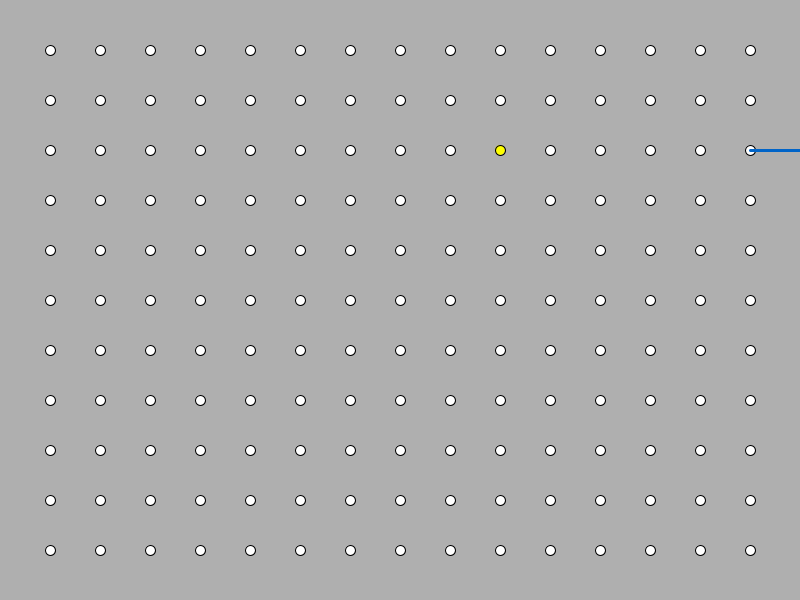
Frame 1 (no input)
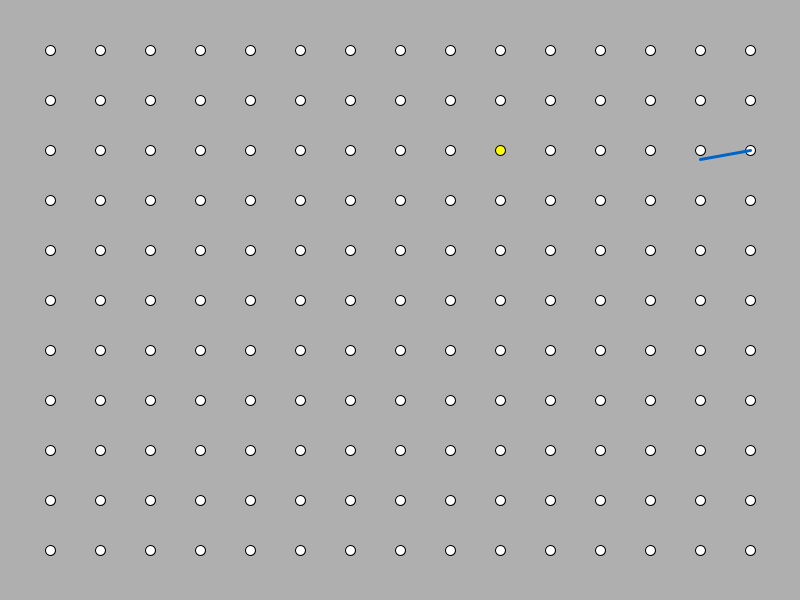
Frame 60 (the mouse pressed at the canvas centre just before this capture)
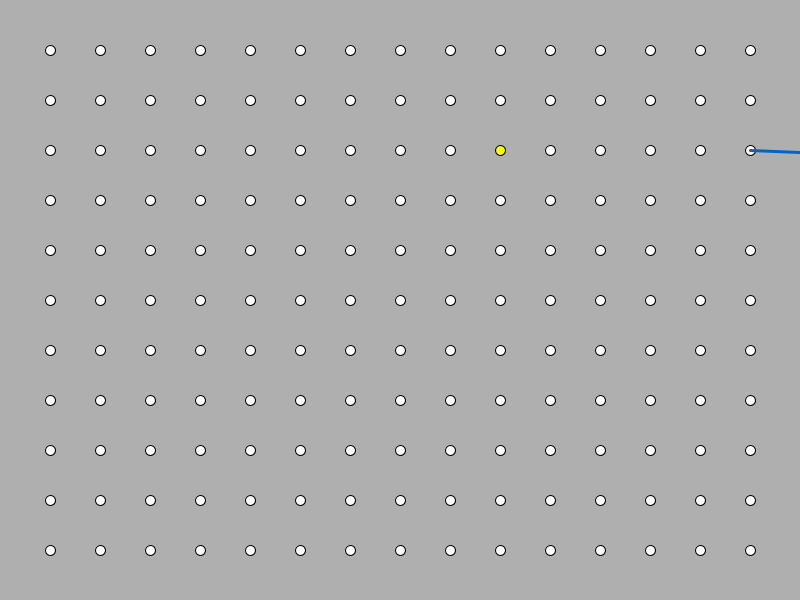
Frame 120 (the mouse held since frame 60 and released just before this capture)

The Processing sketch that drew these frames (run headless with seeded random() and noise(); from frame 60 on, the mouse is pressed at the canvas centre):

// Processing sketch: processing_122905
// ── processing_122905.pde

// Interactive_Toy 
// by Austin Drexler
// We are going to make a program that lets users
// goof around... hahaha no literally go around and around
// to your heart's content.



// OUR STATIC VARIABLES //
int mScore;
int pScore;
// OUR CLASS INSTANCES  // 
Player p;
Vec[][] Grid;

// OUR BOOLEANS         //
Boolean goal;
// OTHER NECESSITIES
int curX = 0;
int curY = 0;

int A = 0;
int B = 0;
void setup() {
  // size of our canvas
  size(800, 600);

  // Constructing the board
  int gridPointsX = width/50;
  int gridPointsY = height/50;
  mScore = gridPointsX*gridPointsY;
  pScore = 0;
  Grid = new Vec[gridPointsX][gridPointsY];
  makeGrid(gridPointsX, gridPointsY);

  // MAKE THE PLAYER
  Vec p1 = Grid[int(random(1, gridPointsX))][int(random(1, gridPointsY))];
  Vec p2 = new Vec(p1.x + 50, p1.y);
  p = new Player(p1, p2);
}

void draw() {
  background(175);
  displayGrid();
//  if(checkGoal(p.start)){
//   makeNewLucky(pScore);
//  }
  p.update();
  
}
//GET INPUTS
void mousePressed() {
  p.cc = !p.cc;
}
void keyPressed() {
  if (key == ' ') {

    p.pivot(p.end, checkGrid(p.start, p.end));
  }
}
Boolean checkGoal(Vec pos){
  if (pScore >= mScore) return false;
  for (int i = 1; i < Grid.length; i++) {
    for (int k = 1; k < Grid[i].length; k++) {
      if (pos.x == Grid[i][k].x && pos.y == Grid[i][k].y) {
        curX = i;
        curY = k;
      }
    }
  }
  if(Grid[curX][curY].type == "yellow") return true;
  else return false;
}
void makeNewLucky(int s){
  A = int(random(1, Grid.length));
  B = int(random(1, Grid[1].length));
  Vec luc = Grid[A][B];
  if(pScore > s)return;
  else if(luc.type != "yellow"){
    luc.setType("yellow");
    pScore +=1;
  }else{
    makeNewLucky(s);
  }
  
}
Vec[] checkGrid(Vec a, Vec b) {
  //We need to Get nearby points
  int xCord = 0;
  int yCord = 0;
  Vec[] Near = new Vec[0];
  Vec next = new Vec(50, 50);

  //To do this we first need to find out which dot the player is on
  for (int i = 1; i < Grid.length; i++) {
    for (int k = 1; k < Grid[i].length; k++) {
      if (a.x == Grid[i][k].x && a.y == Grid[i][k].y) {
        xCord = i;
        yCord = k;
      }
    }
  }
  // now we can run a check to make which spaces he can snap to
  if (xCord >= 1 && xCord <= Grid.length - 2) {
    Near = (Vec[]) append(Near, new Vec(Grid[xCord+1][yCord].x, Grid[xCord+1][yCord].y));
    Near[Near.length-1].setDir("right");
    //    if(b.x >= a.x && b.y <= a.y && p.cc) next = Grid[xCord +1][yCord];
    //    else if(b.x >= a.x && b.y >= a.y && !p.cc) next = Grid[xCord +1][yCord];
  }
  if (xCord <= Grid.length && xCord >= 2) {
    Near = (Vec[]) append(Near, new Vec(Grid[xCord-1][yCord].x,Grid[xCord-1][yCord].y));
    Near[Near.length-1].setDir("left");
    //    if(b.x <= a.x && b.y <= a.y && !p.cc) next = Grid[xCord - 1][yCord];
    //    else if(b.x <= a.x && b.y >= a.y && p.cc) next = Grid[xCord - 1][yCord];
  }
  if (yCord >= 1 && yCord <= Grid[xCord].length -2) {
    Near = (Vec[]) append(Near, new Vec(Grid[xCord][yCord + 1].x, Grid[xCord][yCord + 1].y));
    Near[Near.length-1].setDir("down");
    //    if(b.x <= a.x && b.y >= a.y && !p.cc) next = Grid[xCord][yCord + 1];
    //    else if(b.x >= a.x && b.y >= a.y && p.cc) next = Grid[xCord][yCord + 1];
  }
  if (yCord <= Grid[xCord].length && yCord >=  2) {
    Near = (Vec[]) append(Near, new Vec(Grid[xCord][yCord - 1].x,Grid[xCord][yCord - 1].y));
    Near[Near.length-1].setDir("up");
    //    if(b.x <= a.x && b.y >= a.y && !p.cc) next = Grid[xCord][yCord + 1];
    //    else if(b.x >= a.x && b.y >= a.y && p.cc) next = Grid[xCord][yCord + 1];
  }
  println(" We had " + Near.length + " spaces to choose from");
  // Now we must find the next likely space!

  //  if(b.x >= a.x && b.y <= a.y && p.cc) next = Grid[xCord +1][yCord];
  //  else if(b.x >= a.x && b.y >= a.y && !p.cc) next = Grid[xCord +1][yCord];
  //  
  //  else if(b.x >= a.x && b.y <= a.y && !p.cc) next = Grid[xCord][yCord - 1];
  //  else if(b.x <= a.x && b.y <= a.y && p.cc) next = Grid[xCord][yCord - 1];
  //  
  //  else if(b.x <= a.x && b.y <= a.y && !p.cc) next = Grid[xCord - 1][yCord];
  //  else if(b.x <= a.x && b.y >= a.y && p.cc) next = Grid[xCord - 1][yCord];
  //  
  //  else if(b.x <= a.x && b.y >= a.y && !p.cc) next = Grid[xCord][yCord + 1];
  //  else if(b.x >= a.x && b.y >= a.y && p.cc) next = Grid[xCord][yCord + 1];

  if (Near == null) {
//    for (int j = 0; j < Near.length; j++) {
//      if (Near[j].x == next.x && Near[j].y == next.y) return next;
//    }
    Vec[] blank = new Vec[1];
    blank[0] = new Vec(a.x, a.y);
    return blank;
  }
  
  return Near;
}
void makeGrid(int w, int h) {
  int uni = 50;
  Vec lucky = new Vec( int(int(random(Grid.length)) * uni), int(int(random(Grid[0].length)) * 50));
  print(lucky.x + " " + lucky.y);
  for (int i = 0; i < Grid.length; i++) {
    for (int k = 0; k < Grid[i].length; k++) {
      Grid[i][k] = new Vec(i* uni, k * uni);
      if (Grid[i][k].x == lucky.x && Grid[i][k].y == lucky.y) {
        Grid[i][k].setType("yellow");
        print(Grid[i][k].type + " " + lucky.x + " " + lucky.y);
      }
    }
  }
}
void displayGrid() {
  fill(255);
  strokeWeight(1);
  for (int i = 1; i < Grid.length; i++) {
    for (int k = 1; k < Grid[i].length; k++) {
      if (Grid[i][k].type == "yellow")fill(Grid[i][k].c);
      else fill(255);
      ellipse(Grid[i][k].x, Grid[i][k].y, 10, 10);
    }
  }
}

// This is our avatar :D
// it's a line

class Player{
  // PLAYER'S MANY ATTRIBUTES BROKEN UP
  // POSITION VARIABLES
  Vec start;
  Vec end;
  
  // TIME
  float theta;
  // SPEED
  float speed;
  // RADIUS
  float radius;
  // COLOR
  color hue;
  // BOOLEAN for Clockwise and Counter-Clockwise
  boolean cc;
  float grace;
  // SURROUNDINGS
  
  Player(Vec s, Vec e){
    start = s;
    end = e;
    
    theta = radians(0);
    radius = 50;
    speed = .05;
    grace = 30;
    hue = color(0,100,200);
    cc = true;
    
  }
  // NORMAL BEHAVIOR
  // Calculate the position of the end point of a line segment 
  // by using trigonometric functions
  void orbit(){
    end.x = start.x + radius * cos(theta);
    end.y = start.y + radius * sin(theta); 
  }
  //CHECK 
  void pivot(Vec pos, Vec []node){
    for(int j = 0; j < node.length; j++){
      if(dist(node[j].x,node[j].y,pos.x,pos.y) <= grace){
        start = new Vec(node[j].x, node[j].y);
        theta += PI;
        cc = !cc;
      }
    }
  }
  
  //GET INPUTS
//  void mousePressed(){
//    cc = !cc;
//  }
//  void keyPressed(){
//    if(key == ' '){
//      pivot(end, new Vec(100, 50));
//    }
//  }
  
  // DRAW
  void update(){
     orbit();
     if(!cc){
       theta -= speed;
     }
     else{
       theta += speed;
     }
     pushStyle();
     stroke(hue);
     strokeWeight(3);
     line(start.x,start.y,end.x,end.y);
     popStyle();
     
  }
  
  
  
  
  
  
}
class Vec{
  // Helper class that keeps track of (x, y) coordinates
  float x;
  float y;
  String type;
  String dir;
  color c;
  Vec(float a, float b){
    x = a;
    y = b;
    c = color(255);
    type = "white";
    dir = "none";
  }
  void setType(String T){
    type = T;
    if(type == "yellow")
      c = color(255,255,0);
  }
  void setDir(String d){
    dir = d;
  }
}
